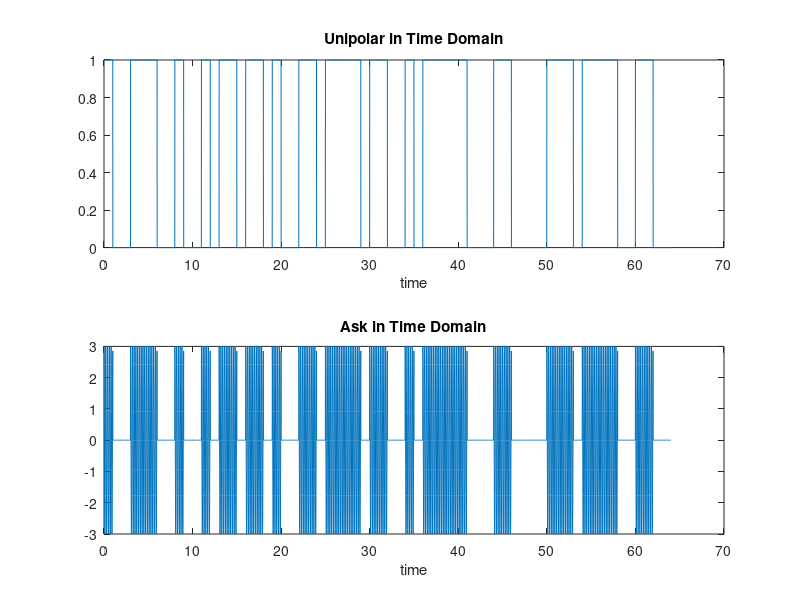
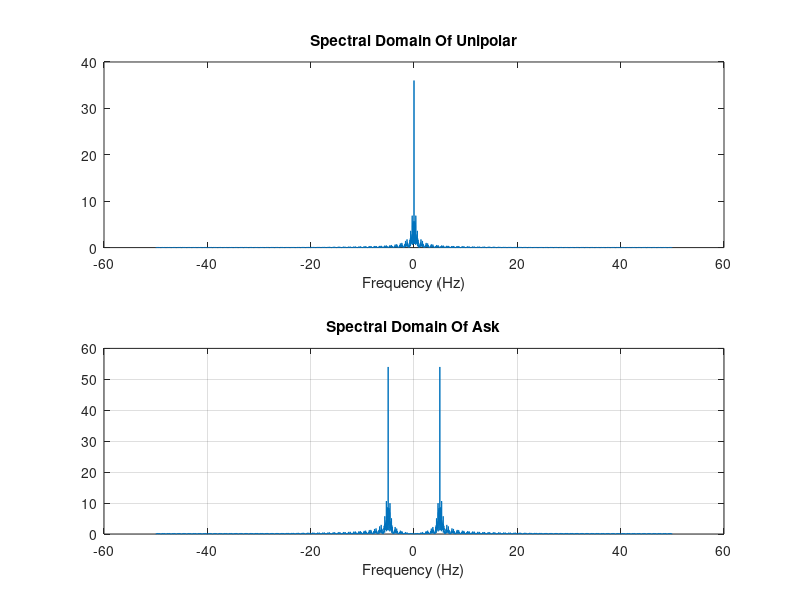
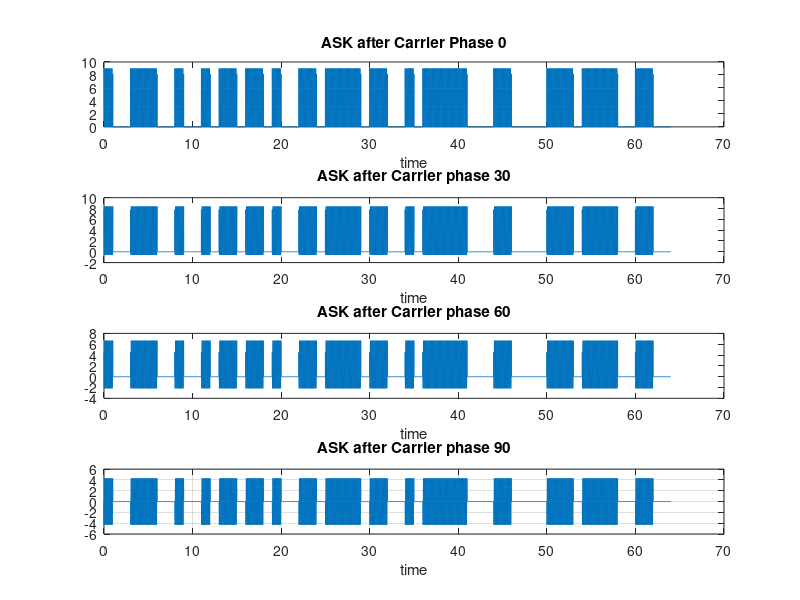
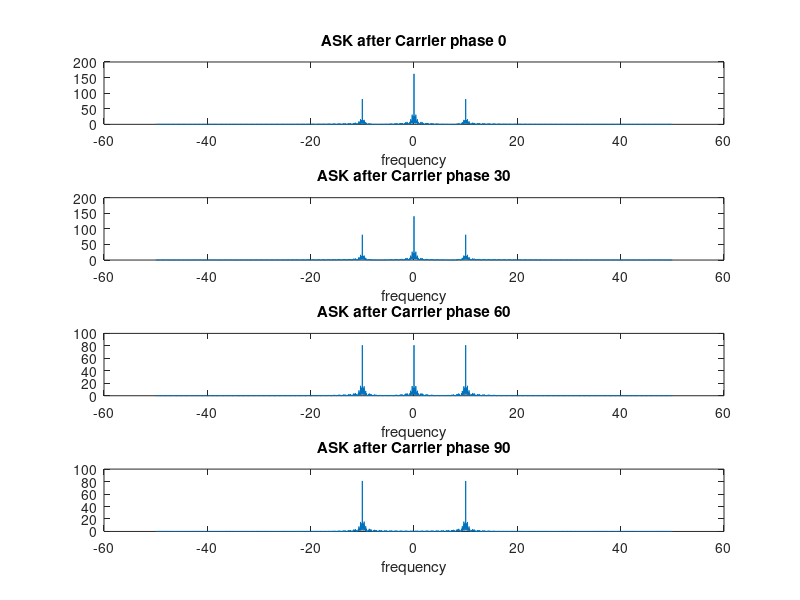

MATLAB code to generate these figures, in order:
clc;
clear;
close all
bits = 64;
stream =randi([0, 1], 1, bits);

ts = 0.01;
T = bits;
t = 0 : 0.01 : (bits-0.01);
fs = 1 / ts;
df =  1 / T;
f = -0.5 * fs : df : 0.5 * fs - df;
unipolar=zeros(size(t));
for i = 1:bits
    if stream(i) == 1
        unipolar((i-1)*100+1:i*100) = 1;
    end
end
%%%%%%%%%%%%%%%%%%%%%%% Unipolar to freq Domain %%%%%%%%%%%%%%%%%%%%%%%%%%%%%%%%
UNIPOLAR= fftshift(fft(unipolar))*ts;
%%%%%%%%%%%%%%%%%%%%%%% Ask Signal Formation in time & Freq Domain %%%%%%%%%%%%%%%%%%%%%%%%%%%%%%%%
fc=5;
c=3*cos(2*pi*fc*t);
transmitted=c.*unipolar;
Transmitted= fftshift(fft(transmitted))*ts;
%%%%%%%%%%%%%%%%%%%%%%% Plotting Unipolar and Ask Temporal %%%%%%%%%%%%%%%%%%%%%%%%%%%%%%%%
figure(1);
subplot(2,1,1);
plot(t, unipolar);
xlabel('time');
title('Unipolar in Time Domain');
subplot(2,1,2);
plot(t, transmitted);
xlabel('time');
title('Ask in Time Domain');
%%%%%%%%%%%%%%%%%%%%%%% Plotting Unipolar and Ask Spectral %%%%%%%%%%%%%%%%%%%%%%%%%%%%%%%%
figure(2)
subplot(2,1,1);
plot(f, abs(UNIPOLAR));
xlabel('Frequency (Hz)');
title('Spectral Domain Of Unipolar');
subplot(2,1,2)
plot(f, abs(Transmitted));
xlabel('Frequency (Hz)');
title('Spectral Domain Of Ask');
grid on;
%%%%%%%%%%%%%%%%%%%%%%% Multiplying Carriers with different phase errors to Ask at Receiver %%%%%%%%%%%%%%%%%%%%%%%%%%%%%%%%
mixer_output=transmitted.*(c);
To_Rad=pi/180;
C_30=3*cos(2*pi*fc*t+(To_Rad*30));
C_60=3*cos(2*pi*fc*t+(To_Rad*60));
C_90=3*cos(2*pi*fc*t+(To_Rad*90));
mixer_output_30=C_30.*transmitted;
mixer_output_60=C_60.*transmitted;
mixer_output_90=C_90.*transmitted;
%%%%%%%%%%%%%%%%%%%%%%% Comparing in time domain different phase errors After Carrier Multiplication in Mixer %%%%%%%%%%%%%%%%%%%%%%%%%%%%%%%%
figure(3)
subplot(4,1,1);
plot (t,mixer_output);
xlabel('time');
title('ASK after Carrier Phase 0');
subplot(4,1,2);
plot (t,mixer_output_30);
xlabel('time');
title('ASK after Carrier phase 30');
subplot(4,1,3);
plot (t,mixer_output_60);
xlabel('time');
title('ASK after Carrier phase 60');
subplot(4,1,4);
plot(t, mixer_output_90);
xlabel('time');
title('ASK after Carrier phase 90');
grid on;
%%%%%%%%%%%%%%%%%%%%%%% Comparing in Freq Domain different phase errors After Carrier Multiplication in Mixer %%%%%%%%%%%%%%%%%%%%%%%%%%%%%%%%
Mixer_Output= fftshift(fft(mixer_output))*ts;
Mixer_Output_30= fftshift(fft(mixer_output_30))*ts;
Mixer_Output_60= fftshift(fft(mixer_output_60))*ts;
Mixer_Output_90= fftshift(fft(mixer_output_90))*ts;
figure(4)
subplot(4,1,1);
plot (f,abs(Mixer_Output));
xlabel('frequency');
title('ASK after Carrier phase 0');
subplot(4,1,2);
plot (f,abs(Mixer_Output_30));
xlabel('frequency');
title('ASK after Carrier phase 30');
subplot(4,1,3);
plot (f,abs(Mixer_Output_60));
xlabel('frequency');
title('ASK after Carrier phase 60');
subplot(4,1,4);
plot (f,abs(Mixer_Output_90));
xlabel('frequency');
title('ASK after Carrier phase 90');
%%%%%%%%%%%%%%%%%%%%%%% LPF Applied at f=5 %%%%%%%%%%%%%%%%%%%%%%%%%%%%%%%%
H= abs(f)<= 5;
LPF_Output=H.*Mixer_Output;
LPF_Output_30=H.*Mixer_Output_30;
LPF_Output_60=H.*Mixer_Output_60;
LPF_Output_90=H.*Mixer_Output_90;
%%%%%%%%%%%%%%%%%%%%%%% IFT to get Filtered Ask Received Signal %%%%%%%%%%%%%%%%%%%%%%%%%%%%%%%%
received =real(ifft(ifftshift(LPF_Output)/ts));
received_30 =real(ifft(ifftshift(LPF_Output_30)/ts));
received_60 =real(ifft(ifftshift(LPF_Output_60)/ts));
received_90 =real(ifft(ifftshift(LPF_Output_90)/ts));
figure(5)
subplot(4,1,1);
plot (t,received);
xlabel('time');
title('ASK phase 0 Received'); %Received Ask Message Without Phase Error
subplot(4,1,2);
plot (t,received_30);
xlabel('time');
title('ASK phase 30 Received'); %Phase 30 Amplitudes are Aprroximately Equal to Received Ask Amplitudes divided by 6.4 , Also Lowest SNR
subplot(4,1,3);
plot (t,received_60);
xlabel('time');
title('ASK phase 60 Received'); %Phase 60 Amplitudes are Equal to Received Ask Amplitudes Multiplied by -1 (Inverted)
subplot(4,1,4);
plot (t,received_90);
xlabel('time');
title('ASK phase 90 Received');  %Phase 90 Amplitudes are Approximately Equal to Phase 60 Amplitudes divided by 2

Received= fftshift(fft(received))*ts;
Received_30= fftshift(fft(received_30))*ts;
Received_60= fftshift(fft(received_60))*ts;
Received_90= fftshift(fft(received_90))*ts;
figure(6)
subplot(4,1,1);
plot (f,abs(Received));
xlabel('frequency');
title('ASK phase 0 Received');
subplot(4,1,2);
plot (f,abs(Received_30));
xlabel('frequency');
title('ASK phase 30 Received');
subplot(4,1,3);
plot (f,abs(Received_60));
xlabel('frequency');
title('ASK phase 60 Received');
subplot(4,1,4);
plot (f,abs(Received_90));
xlabel('frequency');
title('ASK phase 90 Received');

output= zeros(size(t));
for i = 1:(bits*100)
    if received(i) < 2.25
        output(i) = 0;
    else
        output(i) = 1;
    end
end

output_30= zeros(size(t));
for i = 1:(bits*100)
    if received_30(i) < 2.25
        output_30(i) = 0;
    else
        output_30(i) = 1;
    end
end


output_60= zeros(size(t));
for i = 1:(bits*100)
    if received_60(i) < 2.25
        output_60(i) = 0;
    else
        output_60(i) = 1;
    end
end


output_90= zeros(size(t));
for i = 1:(bits*100)
    if received_90(i) <2.25
        output_90(i) = 0;
    else
        output_90(i) = 1;
    end
end
figure(6)
subplot(4,1,1);
plot (t,output);
xlabel('time');
title('Output Phase 0');
subplot(4,1,2);
plot (t,output_30);
xlabel('time');
title('Output Phase 30');
subplot(4,1,3);
plot (t,output_60);
xlabel('time');
title('Output Phase 60');
subplot(4,1,4);
plot (t,output_90);
xlabel('time');
title('Output Phase 90');
